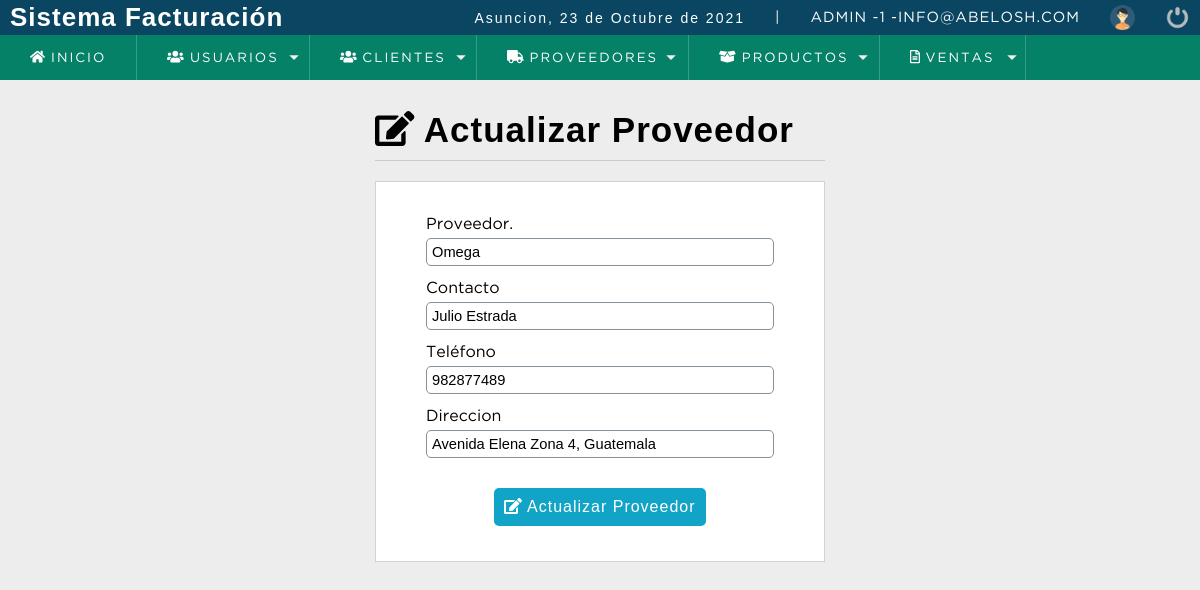
/sistema/editar_proveedor.php?id=3 (signed in), run on the app's committed database.
### tables this page shows
CREATE TABLE `proveedor` (
  `codproveedor` int(11) NOT NULL,
  `proveedor` varchar(100) DEFAULT NULL,
  `contacto` varchar(100) DEFAULT NULL,
  `telefono` bigint(11) DEFAULT NULL,
  `direccion` text DEFAULT NULL,
  `date_add` datetime NOT NULL DEFAULT current_timestamp(),
  `usuario_id` int(11) NOT NULL,
  `estatus` int(11) NOT NULL DEFAULT 1
);

### sistema/editar_proveedor.php (the view, shortened to what this page needs)
<?php
	include "../conexion.php";
	$idproveedor = $_REQUEST['id'];
	$sql = mysqli_query($conection,"SELECT*
									  FROM proveedor
									  WHERE codproveedor= $idproveedor  and estatus = 1 ");
    $result_sql = mysqli_num_rows($sql);
    if($result_sql == 0){
    	header('Location: lista_proveedor.php');
    }else{
    	while ($data = mysqli_fetch_array($sql)) {
    		$proveedor   = $data['proveedor'];
    		$contacto    = $data['contacto'];
    		$telefono    = $data['telefono'];
    		$direccion   = $data['direccion'];
    }
}
 ?>
 <!DOCTYPE html>
 <html lang="en">
 <head>
 	<?php include "includes/scripts.php"; ?>
 </head>
 <body>
 	<?php include "includes/header.php"; ?>
 	<section id="container">
 		<div class="form_register">
 			<h1><i class="fas fa-edit"></i> Actualizar Proveedor</h1>
 			<hr>
 			<form action="" method="post">
 				<label for="proveedor">Proveedor.</label>
 				<input type="text" name="proveedor" id="proveedor" placeholder="Nombre del Proveedor" value="<?php echo $proveedor ?>">
 				<label for="contacto">Contacto</label>
 				<input type="text" name="contacto" id="contacto" placeholder="Nombre completo del contacto" value="<?php echo $contacto ?>" >
 				<label for="telefono">Teléfono</label>
 				<input type="number" name="telefono" id="telefono" placeholder="Teléfono"  value="<?php echo $telefono ?>">
 				<label for="direccion">Direccion</label>
 				<input type="text" name="direccion" id="direccion" placeholder="Direccion completa" value="<?php echo $direccion ?>">
 				 <button type="submit" class="btn_save"><i class="fas fa-edit"></i> Actualizar Proveedor</button>
 			</form>
 		</div>
 	</section>
 	<?php include "includes/footer.php"; ?>
 </body>
 </html>

### sistema/css/style.css (style rules this page uses)
* { margin: 0; padding: 0; box-sizing: border-box; }
body { background: #ededed; }
h1, h2, h3, h4, h5, h6 { font-family: 'arial'; font-weight: bold; letter-spacing: 1px; }
h1 { font-size: 26px; }
#container { padding: 90px 15px 15px; }
.form_register { width: 450px; margin: auto; margin-top: 20px; }
.form_register h1 { color: #3c93b0; }
hr { border:0; background: #CCC; height: 1px; margin: 10px 0; display: block; }
form { background: #FFF; margin: auto; padding: 20px 50px; border: 1px solid #d1d1d1; }
label { display: block; font-size: 12pt; font-family: 'GothamBook'; margin: 15px auto 5px auto; }
input,select { display: block; width: 100%; font-size: 11pt; padding: 5px; border: 1px solid #85929e; border-radius: 5px; }
.btn_save { font-size: 12pt; background: #12a4c6; padding: 10px; color: #FFF; letter-spacing: 1px; border: 0; cursor: pointer; margin: 30px auto 15px auto; display: block; border-radius: 5px; }
#container h1 { font-size: 35px; display: inline-block; color: #000000; }

### data on the page
proveedor: proveedor "Omega", contacto "Julio Estrada", telefono "982877489", direccion "Avenida Elena Zona 4, Guatemala"

### other printed values
fechaC() "23 de Octubre de 2021"
$_SESSION['user'] "ADMIN"
$_SESSION['rol'] "1"
$_SESSION['email'] "INFO@ABELOSH.COM"
